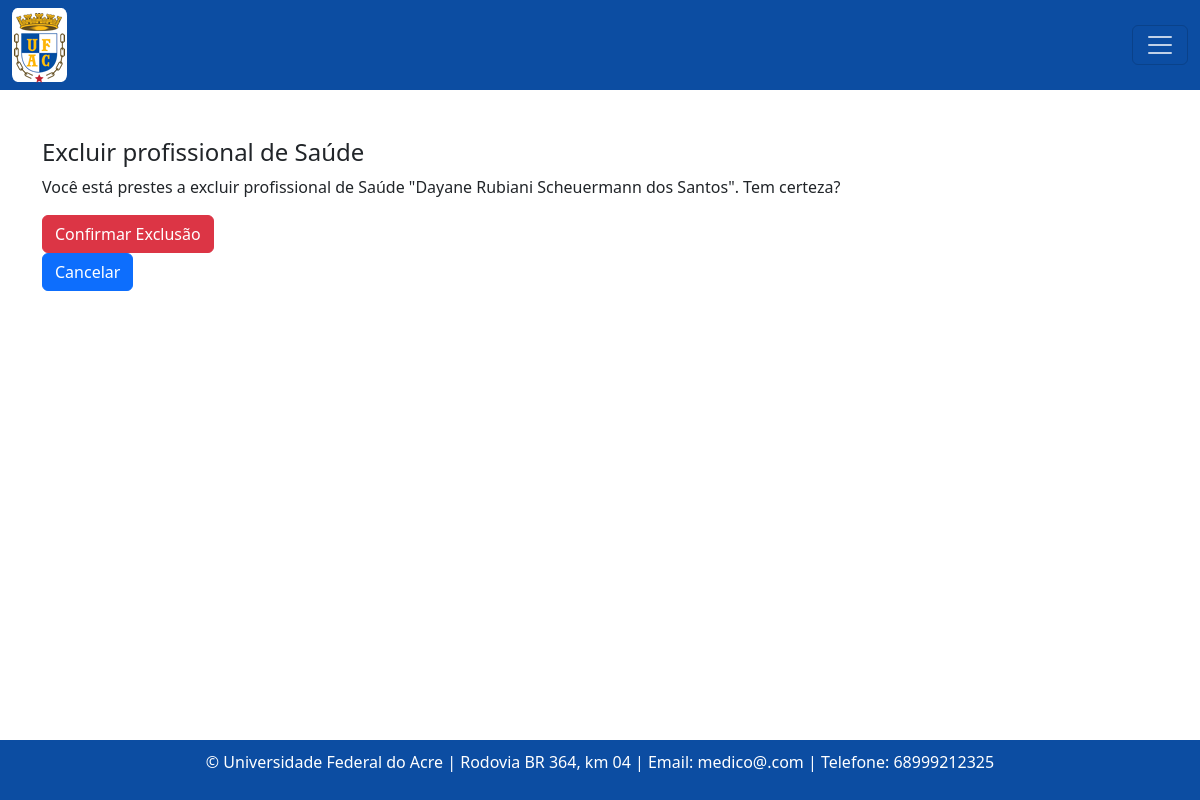
Page /profissionaldasaude/1/excluir/ on the earlier database version.
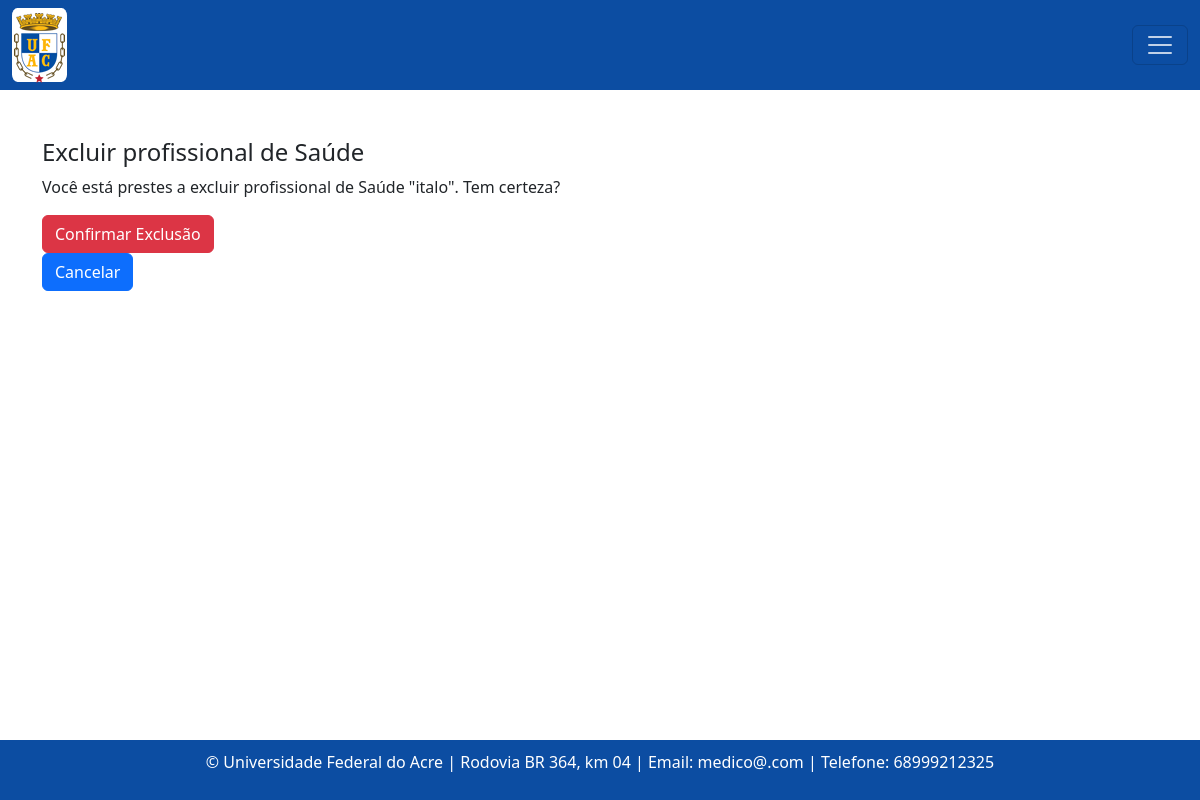
Same page on the later database version.
### consulta/models.py (models this page shows, shortened)
class Profissionaldasaude(models.Model):
    nome = models.CharField(max_length=100)
    data_nascimento = models.DateField()
    email = models.EmailField()
    rg = models.CharField(max_length=20)
    cpf = models.CharField(max_length=14)
    sexo = models.CharField(max_length=1, choices=[('M', 'Masculino'), ('F', 'Feminino')]) #O parâmetro choices em um campo CharField ou IntegerField é usado para fornecer uma lista de escolhas para esse campo
    identificacao_unica = models.CharField(max_length=50, default='')
    cep = models.CharField(max_length=9)
    cidade = models.CharField(max_length=50)
    bairro = models.CharField(max_length=50, default='')
    uf = models.CharField(max_length=2)
    numero = models.CharField(max_length=10)
    ddd_telefone = models.CharField(max_length=10)
    complemento = models.CharField(max_length=100, blank=True, null=True, default='') # blank=True, null=True é pra dizer que não é obrigatorio
    area = models.CharField(max_length=50, default='')
    unidade_siass = models.CharField(max_length=50, default='')
    formacao = models.CharField(max_length=20)
    conselho = models.CharField(max_length=20)
    registro = models.CharField(max_length=20)

### consulta/views.py (the view)
# urls.py: path('profissionaldasaude/<int:pk>/excluir/', profissionaldasaude_excluir, name='profissionaldasaudeExcluir'),
def profissionaldasaude_excluir(request, pk):
    profissionaldasaude = get_object_or_404(Profissionaldasaude, pk=pk)
    if request.method == 'POST':
        profissionaldasaude.delete()
        return redirect('profissionaldasaudeListagem')
    return render(request, 'consultas/excluir_proSaude.html', {'profissionaldasaude': profissionaldasaude})

### templates/consultas/excluir_proSaude.html (shortened to what this page needs)
{% extends "base.html" %}
{% block content %}
  <h4>Excluir profissional de Saúde</h4>
  <p>Você está prestes a excluir profissional de Saúde "{{profissionaldasaude.nome }}". Tem certeza?</p>
  <form method="post" action="{% url 'profissionaldasaudeExcluir' profissionaldasaude.id %}">
    <button type="submit" class="btn btn-danger">Confirmar Exclusão</button>
  </form>
  <a href="{% url 'profissionaldasaudeListagem' %}" class="btn btn-primary">Cancelar</a>
{% endblock %}

Differences in the rows shown:
changed Profissionaldasaude: nome "Dayane Rubiani Scheuermann dos Santos" → "italo"
